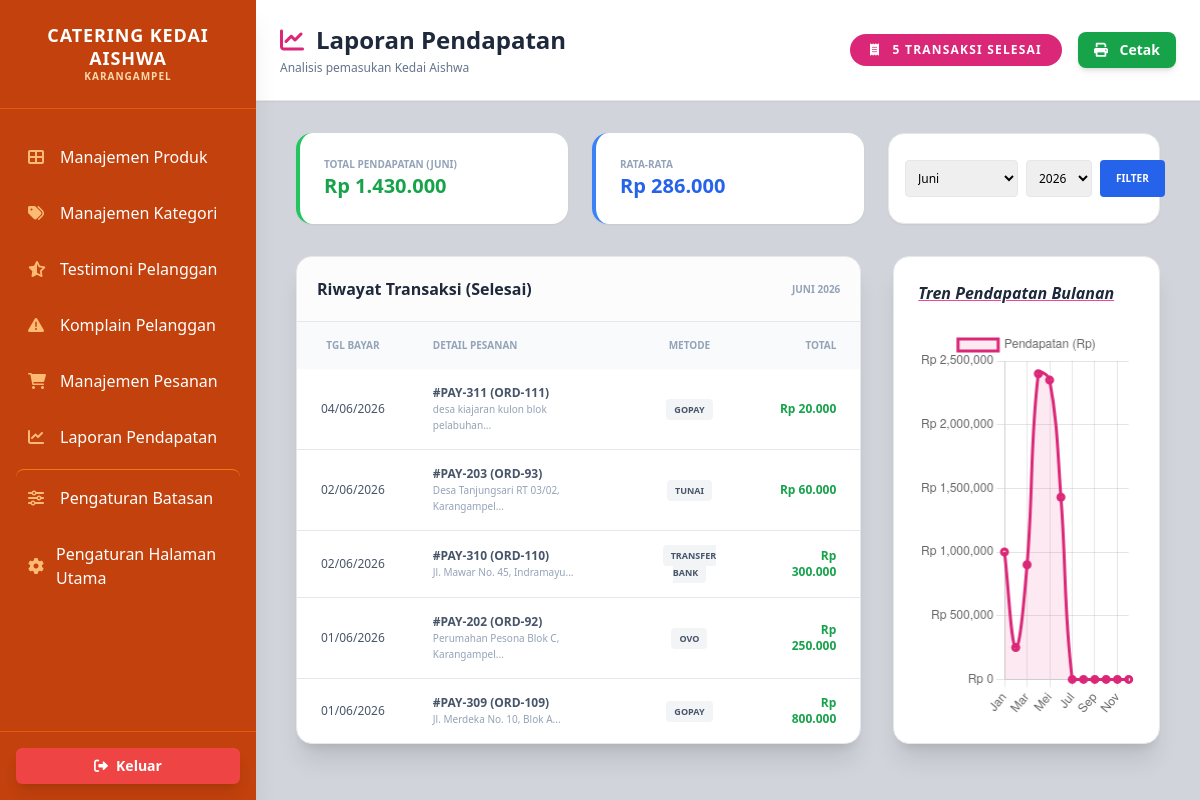
The page /dashboard_admin/laporan_pendapatan.php on the database as committed earlier.
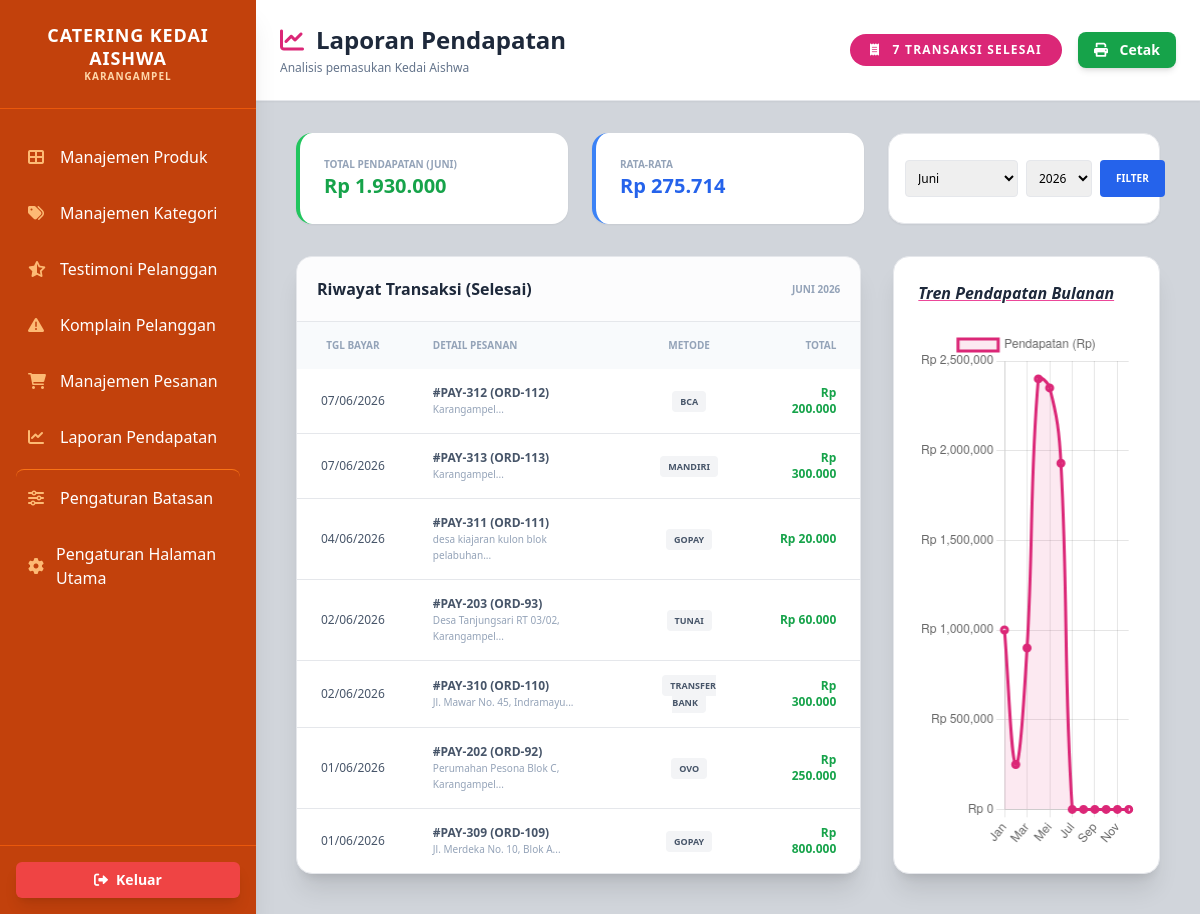
The same page on the database as committed later.
### tables this page shows
CREATE TABLE `pembayaran` (
  `pembayaran_id` int(11) NOT NULL,
  `pesanan_id` int(11) DEFAULT NULL,
  `metode_pembayaran` varchar(50) DEFAULT NULL,
  `tanggal_pembayaran` date DEFAULT NULL,
  `waktu_pembayaran` time DEFAULT NULL,
  `total_pembayaran` decimal(15,2) DEFAULT NULL,
  `status_pembayaran` varchar(50) DEFAULT 'Belum Bayar',
  `jumlah_dp` decimal(15,2) DEFAULT 0.00,
  `status_dp` varchar(50) DEFAULT 'Belum Bayar',
  `tanggal_dp` date DEFAULT NULL,
  `waktu_dp` time DEFAULT NULL,
  `bukti_pelunasan` varchar(255) DEFAULT NULL
);

CREATE TABLE `pesanan` (
  `pesanan_id` int(11) NOT NULL,
  `user_id` int(11) DEFAULT NULL,
  `tanggal_pesan` date DEFAULT NULL,
  `tanggal_acara` date DEFAULT NULL,
  `waktu_acara` time DEFAULT NULL,
  `alamat` text DEFAULT NULL,
  `no_handphone` varchar(15) DEFAULT NULL,
  `total_pesan` decimal(15,2) DEFAULT NULL,
  `status_pesanan` varchar(50) DEFAULT NULL,
  `catatan` text DEFAULT NULL
);

### dashboard_admin/laporan_pendapatan.php (the view, shortened to what the changed rows need)
<?php
include('../koneksi.php');
if (!isset($koneksi) && isset($conn)) { $koneksi = $conn; }
$bulan_pilihan = isset($_GET['bulan']) ? $_GET['bulan'] : date('m');
$tahun_pilihan = isset($_GET['tahun']) ? $_GET['tahun'] : date('Y');
$bulan_nama = [
    'all' => 'Semua Bulan', '01' => 'Januari', '02' => 'Februari', '03' => 'Maret',
    '04' => 'April', '05' => 'Mei', '06' => 'Juni', '07' => 'Juli',
    '08' => 'Agustus', '09' => 'September', '10' => 'Oktober', '11' => 'November', '12' => 'Desember'
];
$where_stats = ($bulan_pilihan == 'all')
    ? "AND YEAR(COALESCE(p.tanggal_pembayaran, ps.tanggal_pesan)) = '$tahun_pilihan'"
    : "AND MONTH(COALESCE(p.tanggal_pembayaran, ps.tanggal_pesan)) = '$bulan_pilihan' AND YEAR(COALESCE(p.tanggal_pembayaran, ps.tanggal_pesan)) = '$tahun_pilihan'";
$query_stats = mysqli_query($koneksi, "SELECT SUM(COALESCE(NULLIF(p.total_pembayaran, 0), ps.total_pesan)) as total, COUNT(p.pembayaran_id) as jml
    FROM pembayaran p
    JOIN pesanan ps ON p.pesanan_id = ps.pesanan_id
    WHERE p.status_pembayaran = 'Selesai' $where_stats");
$res_stats = mysqli_fetch_assoc($query_stats);
$total_pendapatan = $res_stats['total'] ?? 0;
$jumlah_transaksi = $res_stats['jml'] ?? 0;
$rata_rata = ($jumlah_transaksi > 0) ? ($total_pendapatan / $jumlah_transaksi) : 0;
$data_chart = array_fill(0, 12, 0);
$query_chart = mysqli_query($koneksi, "SELECT MONTH(COALESCE(p.tanggal_pembayaran, ps.tanggal_pesan)) as bln, SUM(COALESCE(NULLIF(p.total_pembayaran, 0), ps.total_pesan)) as total
    FROM pembayaran p
    JOIN pesanan ps ON p.pesanan_id = ps.pesanan_id
    WHERE p.status_pembayaran = 'Selesai' AND YEAR(COALESCE(p.tanggal_pembayaran, ps.tanggal_pesan)) = '$tahun_pilihan'
    GROUP BY MONTH(COALESCE(p.tanggal_pembayaran, ps.tanggal_pesan))");
while($rc = mysqli_fetch_assoc($query_chart)){
    $data_chart[(int)$rc['bln'] - 1] = (float)$rc['total'];
}
$query_history = mysqli_query($koneksi, "SELECT p.*, ps.total_pesan, ps.tanggal_acara, ps.alamat, ps.tanggal_pesan
    FROM pembayaran p
    JOIN pesanan ps ON p.pesanan_id = ps.pesanan_id
    WHERE p.status_pembayaran = 'Selesai' $where_stats
    ORDER BY COALESCE(p.tanggal_pembayaran, ps.tanggal_pesan) DESC");
?>
<!DOCTYPE html>
<html lang="id">
<head>
    <script src="https://cdn.tailwindcss.com"></script>
    <link rel="stylesheet" href="https://cdnjs.cloudflare.com/ajax/libs/font-awesome/6.0.0/css/all.min.css">
</head>
<body class="bg-[#D1D5DB] font-sans flex">
    <?php include('sidebar.php'); ?>
    <main class="flex-1 h-screen overflow-y-auto">
        <header class="bg-white shadow-sm p-6 mb-8 flex justify-between items-center border-b">
            <div>
                <h1 class="text-2xl font-bold text-[#1e293b] flex items-center">
                    <i class="fas fa-chart-line mr-3 text-pink-600"></i> Laporan Pendapatan
                </h1>
            </div>
            <div class="flex items-center gap-4">
                <div class="bg-pink-600 text-white px-5 py-2 rounded-full text-xs font-bold uppercase tracking-widest">
                    <i class="fas fa-receipt mr-2"></i> <?= $jumlah_transaksi ?> Transaksi Selesai
                </div>
                <button onclick="window.print()" class="bg-green-600 text-white px-4 py-2 rounded-lg text-sm font-semibold hover:bg-green-700 shadow-md">
                    <i class="fas fa-print mr-2"></i> Cetak
                </button>
            </div>
        </header>
        <div class="px-10 pb-10">
            <div class="grid grid-cols-1 md:grid-cols-3 gap-6 mb-8">
                <div class="bg-white p-6 rounded-2xl shadow-sm border-l-4 border-green-500">
                    <p class="text-slate-400 text-[10px] font-bold uppercase">Total Pendapatan (<?= $bulan_nama[$bulan_pilihan] ?>)</p>
                    <h3 class="text-xl font-bold text-green-600">Rp <?= number_format($total_pendapatan, 0, ',', '.') ?></h3>
                </div>
                <div class="bg-white p-6 rounded-2xl shadow-sm border-l-4 border-blue-500">
                    <p class="text-slate-400 text-[10px] font-bold uppercase">Rata-rata</p>
                    <h3 class="text-xl font-bold text-blue-600">Rp <?= number_format($rata_rata, 0, ',', '.') ?></h3>
                </div>
            </div>
            <div class="grid grid-cols-1 lg:grid-cols-3 gap-8">
                <div class="lg:col-span-2 bg-white rounded-2xl shadow-xl overflow-hidden border">
                    <div class="p-5 border-b bg-gray-50/50 flex justify-between items-center">
                        <h2 class="font-bold text-slate-800">Riwayat Transaksi (Selesai)</h2>
                    </div>
                    <table class="w-full text-left">
                        <thead class="bg-slate-50 text-slate-400 text-[10px] uppercase font-bold">
                            <tr>
                                <th class="px-6 py-4 text-center">Tgl Bayar</th>
                                <th class="px-6 py-4">Detail Pesanan</th>
                                <th class="px-6 py-4 text-center">Metode</th>
                                <th class="px-6 py-4 text-right">Total</th>
                            </tr>
                        </thead>
                        <tbody class="divide-y text-xs text-slate-600">
                            <?php if(mysqli_num_rows($query_history) > 0) : ?>
                                <?php while($row = mysqli_fetch_assoc($query_history)) :
                                    $tanggal_final = !empty($row['tanggal_pembayaran']) ? $row['tanggal_pembayaran'] : $row['tanggal_pesan'];
                                    $metode_final = !empty($row['metode_pembayaran']) ? strtoupper($row['metode_pembayaran']) : 'TRANSFER BANK';
                                    $nominal_tampil = ($row['total_pembayaran'] > 0) ? $row['total_pembayaran'] : $row['total_pesan'];
                                ?>
                                <tr class="hover:bg-slate-50 transition">
                                    <td class="px-6 py-4 text-center"><?= date('d/m/Y', strtotime($tanggal_final)) ?></td>
                                    <td class="px-6 py-4">
                                        <div class="font-bold">#PAY-<?= $row['pembayaran_id'] ?> (ORD-<?= $row['pesanan_id'] ?>)</div>
                                        <div class="text-[10px] text-slate-400"><?= substr($row['alamat'], 0, 45) ?>...</div>
                                    </td>
                                    <td class="px-6 py-4 text-center">
                                        <span class="px-2 py-1 bg-gray-100 rounded uppercase font-semibold text-[9px]"><?= $metode_final ?></span>
                                    </td>
                                    <td class="px-6 py-4 text-right font-bold text-green-600">
                                        Rp <?= number_format($nominal_tampil, 0, ',', '.') ?>
                                    </td>
                                </tr>
                                <?php endwhile; ?>
                            <?php else : ?>
                                <tr><td colspan="4" class="px-6 py-10 text-center text-slate-400 italic">Tidak ada data transaksi selesai ditemukan.</td></tr>
                            <?php endif; ?>
                        </tbody>
                    </table>
                </div>
                <div class="bg-white p-6 rounded-2xl shadow-xl border flex flex-col">
                    <h2 class="font-bold text-slate-800 mb-6 italic underline decoration-pink-500">Tren Pendapatan Bulanan</h2>
                    <div class="flex-1 flex items-center">
                        <canvas id="incomeChart" style="height: 280px; min-height: 280px;"></canvas>
                    </div>
                </div>
            </div>
        </div>
    </main>
    <script>
        const ctx = document.getElementById('incomeChart').getContext('2d');
        new Chart(ctx, {
            type: 'line',
            data: {
                labels: ['Jan', 'Feb', 'Mar', 'Apr', 'Mei', 'Jun', 'Jul', 'Agu', 'Sep', 'Okt', 'Nov', 'Des'],
                datasets: [{
                    label: 'Pendapatan (Rp)',
                    data: <?= json_encode($data_chart) ?>,
                    backgroundColor: 'rgba(219, 39, 119, 0.1)',
                    borderColor: 'rgb(219, 39, 119)',
                    borderWidth: 3,
                    tension: 0.4,
                    fill: true
                }]
            },
            options: {
                responsive: true,
                maintainAspectRatio: false,
                scales: {
                    y: {
                        beginAtZero: true,
                        ticks: { callback: function(value) { return 'Rp ' + value.toLocaleString(); } }
                    }
                }
            }
        });
    </script>
</body>
</html>

Rows that differ between the two databases and show on the page:
added pembayaran: tanggal_pembayaran "07/06/2026", pembayaran_id "312", pesanan "112", pesanan.alamat "Karangampel", metode_pembayaran "BCA", total_pembayaran "200.000"
added pembayaran: tanggal_pembayaran "07/06/2026", pembayaran_id "313", pesanan "113", pesanan.alamat "Karangampel", metode_pembayaran "MANDIRI", total_pembayaran "300.000"
Other text that changed with them:
$jumlah_transaksi: "5" → "7"
$total_pendapatan: "1.430.000" → "1.930.000"
$rata_rata: "286.000" → "275.714"
chart data {{ json_encode($data_chart) }}: [1000000,250000,900000,2400000,2350000,1430000,0,0,0,0,0,0] → [1000000,250000,900000,2400000,2350000,1930000,0,0,0,0,0,0]
